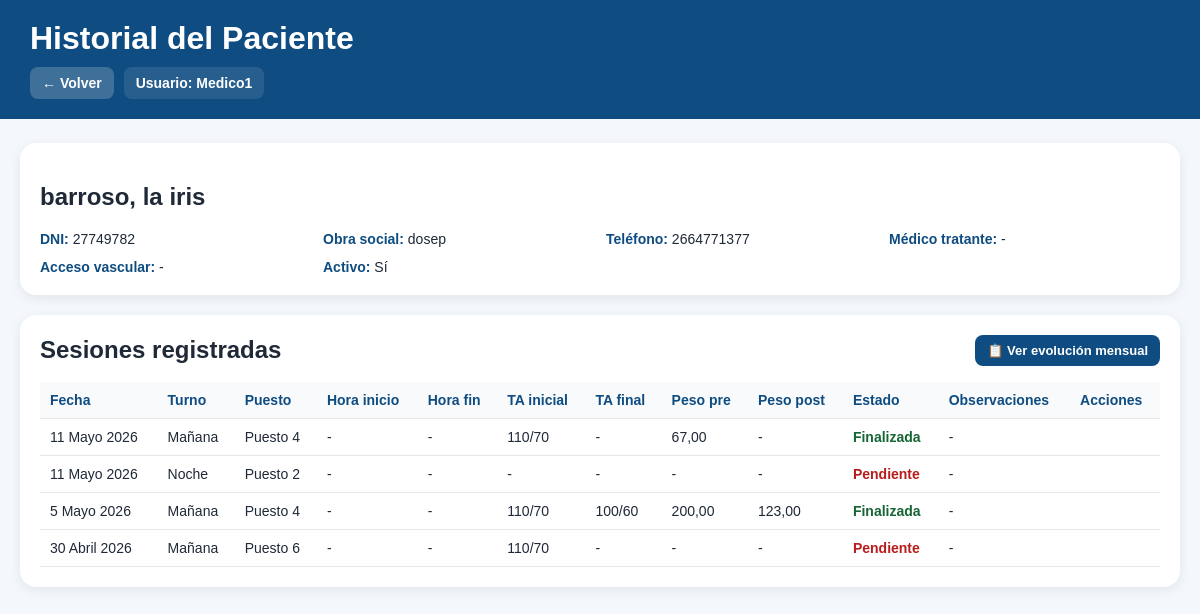
/historial/5/ (signed in), run on an earlier commit of the app's database.
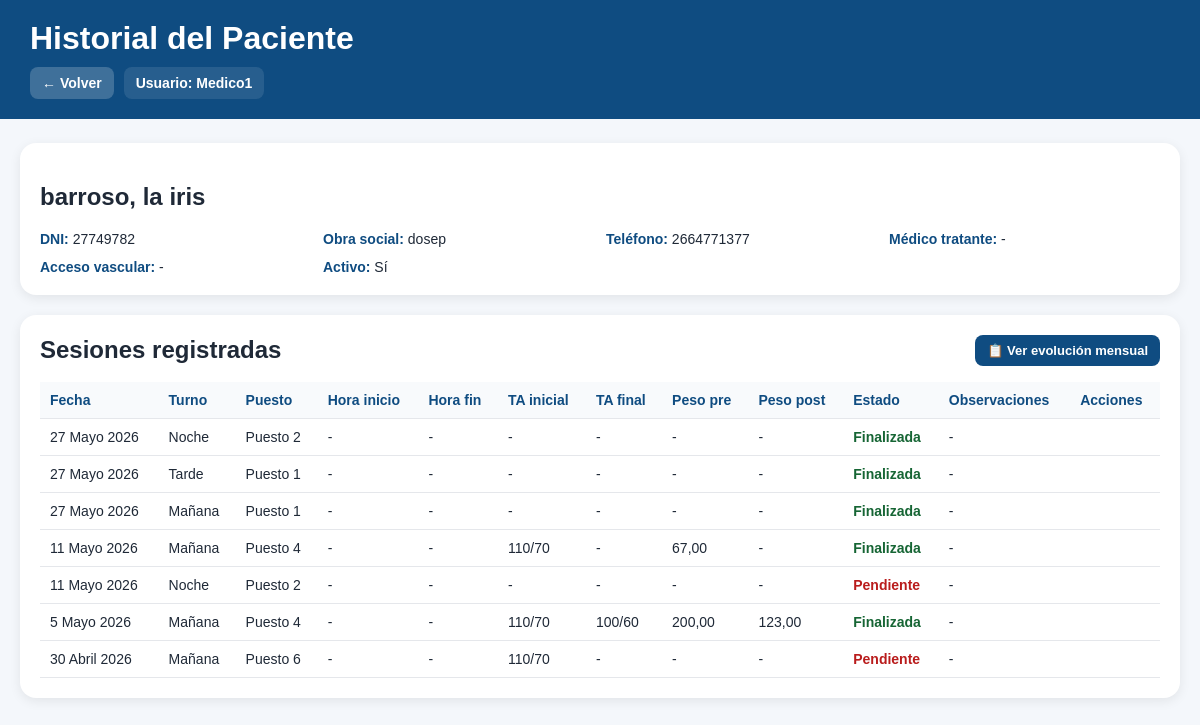
And on a later commit of the database.
### pacientes/models.py (models this page shows, shortened)
class Paciente(models.Model):
    nombre = models.CharField(max_length=100)
    apellido = models.CharField(max_length=100)
    dni = models.CharField(
        max_length=20,
        unique=True
    )
    fecha_nacimiento = models.DateField(
        null=True,
        blank=True
    )
    telefono = models.CharField(
        max_length=30,
        blank=True
    )
    direccion = models.CharField(
        max_length=200,
        blank=True
    )
    obra_social = models.CharField(
        max_length=100,
        blank=True
    )
    numero_afiliado = models.CharField(
        max_length=100,
        blank=True
    )
    fecha_ingreso_dialisis = models.DateField(
        null=True,
        blank=True
    )
    etiologia = models.TextField(
        blank=True
    )
    diagnostico = models.TextField(
        blank=True
    )
    acceso_vascular = models.CharField(
        max_length=100,
        blank=True
    )
    medico_tratante = models.CharField(
        max_length=100,
        blank=True
    )
    activo = models.BooleanField(
        default=True
    )
    observaciones = models.TextField(
        blank=True
    )
    creado_en = models.DateTimeField(
        auto_now_add=True
    )
    class Meta:
        ordering = ["apellido", "nombre"]

### sesiones/models.py (models this page shows, shortened)
class SesionDialisis(models.Model):
    TURNO_CHOICES = [
        ("manana", "Mañana"),
        ("tarde", "Tarde"),
        ("noche", "Noche"),
    ]
    ESTADO_CHOICES = [
        ("pendiente", "Pendiente"),
        ("activa", "En sesión"),
        ("finalizada", "Finalizada"),
    ]
    paciente = models.ForeignKey(Paciente, on_delete=models.CASCADE)
    puesto = models.ForeignKey(Puesto, on_delete=models.SET_NULL, null=True, blank=True)
    fecha = models.DateField()
    turno = models.CharField(max_length=10, choices=TURNO_CHOICES, default="manana")
    estado = models.CharField(max_length=20, choices=ESTADO_CHOICES, default="pendiente")
    medico_asignado = models.ForeignKey(
        User, on_delete=models.SET_NULL,
        null=True, blank=True,
        related_name="sesiones_medico"
    )
    enfermero_asignado = models.ForeignKey(
        User, on_delete=models.SET_NULL,
        null=True, blank=True,
        related_name="sesiones_enfermero"
    )
    peso_pre = models.DecimalField(max_digits=5, decimal_places=2, null=True, blank=True)
    peso_post = models.DecimalField(max_digits=5, decimal_places=2, null=True, blank=True)
    ta_inicial = models.CharField(max_length=20, blank=True)
    ta_final = models.CharField(max_length=20, blank=True)
    finalizada = models.BooleanField(default=False)
    creada_en = models.DateTimeField(auto_now_add=True)
    class Meta:
        ordering = ["-fecha", "turno"]

class Puesto(models.Model):
    numero = models.IntegerField(unique=True)
    activo = models.BooleanField(default=True)
    def __str__(self):
        return f"Puesto {self.numero}"

### dashboard/views.py (the view)
# urls.py: path("historial/<int:paciente_id>/", views.historial_paciente, name="historial_paciente"),
@login_required
def historial_paciente(request, paciente_id):
    paciente = get_object_or_404(
        Paciente,
        id=paciente_id
    )
    sesiones = SesionDialisis.objects.filter(
        paciente=paciente
    ).order_by("-fecha", "-id")
    context = {
        "paciente": paciente,
        "sesiones": sesiones,
    }
    context.update(contexto_roles(request))
    return render(
        request,
        "dashboard/historial_paciente.html",
        context
    )

### dashboard/views.py (called while the page is built)
def usuario_en_grupo(user, nombre_grupo):
    return user.groups.filter(name=nombre_grupo).exists()

def nombre_usuario(user):
    nombre = user.get_full_name()
    if nombre:
        return nombre
    return user.username

def contexto_roles(request):
    return {
        "es_enfermero": usuario_en_grupo(request.user, "Enfermeros"),
        "es_medico": usuario_en_grupo(request.user, "Medicos"),
        "es_administracion": usuario_en_grupo(request.user, "Administracion"),
        "es_superadmin": request.user.is_superuser,
        "usuario_actual": nombre_usuario(request.user),
    }

### dashboard/templates/dashboard/historial_paciente.html (shortened to what this page needs)
<!DOCTYPE html>
<html lang="es">
<head>
</head>
<body>
<div class="header">
    <h1>Historial del Paciente</h1>
    <div class="nav">
        <a href="/pacientes/" class="btn btn-gray">
    ← Volver
</a>
        <span class="pill">Usuario: {{ request.user.username }}</span>
    </div>
</div>
<div class="container">
    <div class="card">
        <h2>{{ paciente.apellido }}, {{ paciente.nombre }}</h2>
        <div class="datos">
            <div class="dato"><strong>DNI:</strong> {{ paciente.dni|default:"-" }}</div>
            <div class="dato"><strong>Obra social:</strong> {{ paciente.obra_social|default:"-" }}</div>
            <div class="dato"><strong>Teléfono:</strong> {{ paciente.telefono|default:"-" }}</div>
            <div class="dato"><strong>Médico tratante:</strong> {{ paciente.medico_tratante|default:"-" }}</div>
            <div class="dato"><strong>Acceso vascular:</strong> {{ paciente.acceso_vascular|default:"-" }}</div>
            <div class="dato"><strong>Activo:</strong> {{ paciente.activo|yesno:"Sí,No" }}</div>
        </div>
    </div>
    <div class="card">
        <div style="display:flex; justify-content:space-between; align-items:center; margin-bottom:16px; flex-wrap:wrap; gap:10px;">
            <h2 style="margin:0;">Sesiones registradas</h2>
            <a href="{% url 'historial_mensual' paciente.id %}" class="btn">
                📋 Ver evolución mensual
            </a>
        </div>
        <div class="tabla-scroll">
            <table>
                <thead>
                    <tr>
                        <th>Fecha</th>
                        <th>Turno</th>
                        <th>Puesto</th>
                        <th>Hora inicio</th>
                        <th>Hora fin</th>
                        <th>TA inicial</th>
                        <th>TA final</th>
                        <th>Peso pre</th>
                        <th>Peso post</th>
                        <th>Estado</th>
                        <th>Observaciones</th>
                        <th>Acciones</th>
                    </tr>
                </thead>
                <tbody>
                    {% for sesion in sesiones %}
                    <tr>
                        <td>{{ sesion.fecha }}</td>
                        <td>{{ sesion.get_turno_display }}</td>
                        <td>{{ sesion.puesto|default:"-" }}</td>
                        <td>{{ sesion.planilla.hora_inicio|default:"-" }}</td>
                        <td>{{ sesion.planilla.hora_fin|default:"-" }}</td>
                        <td>{{ sesion.ta_inicial|default:"-" }}</td>
                        <td>{{ sesion.ta_final|default:"-" }}</td>
                        <td>{{ sesion.peso_pre|default:"-" }}</td>
                        <td>{{ sesion.peso_post|default:"-" }}</td>
                        <td>
                            {% if sesion.finalizada %}
                                <span class="ok">Finalizada</span>
                            {% else %}
                                <span class="pendiente">Pendiente</span>
                            {% endif %}
                        </td>
                        <td>{{ sesion.observaciones|default:"-" }}</td>
                        <td>
                        </td>
                    </tr>
                    {% empty %}
                    <tr>
                        <td colspan="12">No hay sesiones registradas para este paciente.</td>
                    </tr>
                    {% endfor %}
                </tbody>
            </table>
        </div>
    </div>
</div>
</body>
</html>

### dashboard/templates/dashboard/historial_paciente.html (style rules this page uses)
body { font-family: Arial, sans-serif; background: #f4f7fb; margin: 0; color: #1f2937; }
.header { background: #0f4c81; color: white; padding: 20px 30px; }
.header h1 { margin: 0 0 8px 0; }
.nav { margin-top: 10px; display: flex; gap: 10px; flex-wrap: wrap; align-items: center; }
.nav a, .nav button, .pill { color: white; text-decoration: none; background: rgba(255,255,255,0.2); padding: 8px 12px; border-radius: 8px; border: none; cursor: pointer; font-weight: bold; font-size: 14px; }
.pill { background: rgba(255,255,255,0.1); }
.container { max-width: 1250px; margin: 24px auto; padding: 0 20px; }
.card { background: white; border-radius: 16px; padding: 20px; box-shadow: 0 3px 12px rgba(0,0,0,0.08); margin-bottom: 20px; }
.datos { display: grid; grid-template-columns: repeat(auto-fit, minmax(220px, 1fr)); gap: 12px; }
.dato { font-size: 14px; }
.dato strong { color: #0f4c81; }
.tabla-scroll { overflow-x: auto; }
table { width: 100%; min-width: 1050px; border-collapse: collapse; }
th, td { padding: 10px; border-bottom: 1px solid #e5e7eb; text-align: left; font-size: 14px; vertical-align: top; }
th { background: #f8fafc; color: #0f4c81; }
.ok { color: #166534; font-weight: bold; }
.pendiente { color: #b91c1c; font-weight: bold; }
.btn { text-decoration: none; padding: 8px 12px; border-radius: 8px; font-size: 13px; font-weight: bold; background: #0f4c81; color: white; display: inline-block; }

What changed in the data, as far as the page shows it:
added SesionDialisis: fecha "27 Mayo 2026", turno "Noche", puesto "Puesto 2", planilla.hora_inicio "-", planilla.hora_fin "-", ta_inicial "-", ta_final "-", peso_pre "-", peso_post "-", finalizada "Finalizada", observaciones "-"
added SesionDialisis: fecha "27 Mayo 2026", turno "Tarde", puesto "Puesto 1", planilla.hora_inicio "-", planilla.hora_fin "-", ta_inicial "-", ta_final "-", peso_pre "-", peso_post "-", finalizada "Finalizada", observaciones "-"
added SesionDialisis: fecha "27 Mayo 2026", turno "Mañana", puesto "Puesto 1", planilla.hora_inicio "-", planilla.hora_fin "-", ta_inicial "-", ta_final "-", peso_pre "-", peso_post "-", finalizada "Finalizada", observaciones "-"
